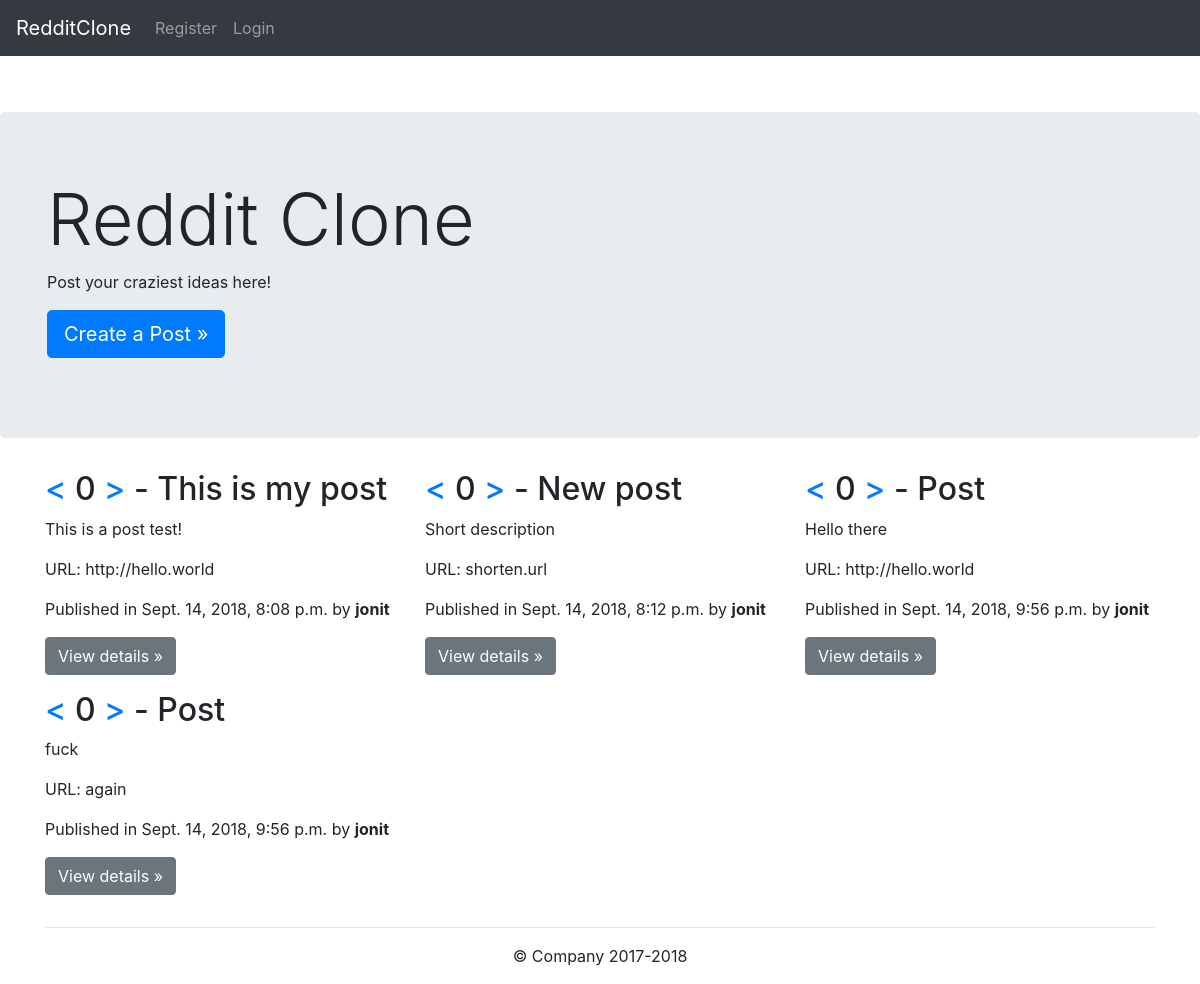
Before: / with the older database file.
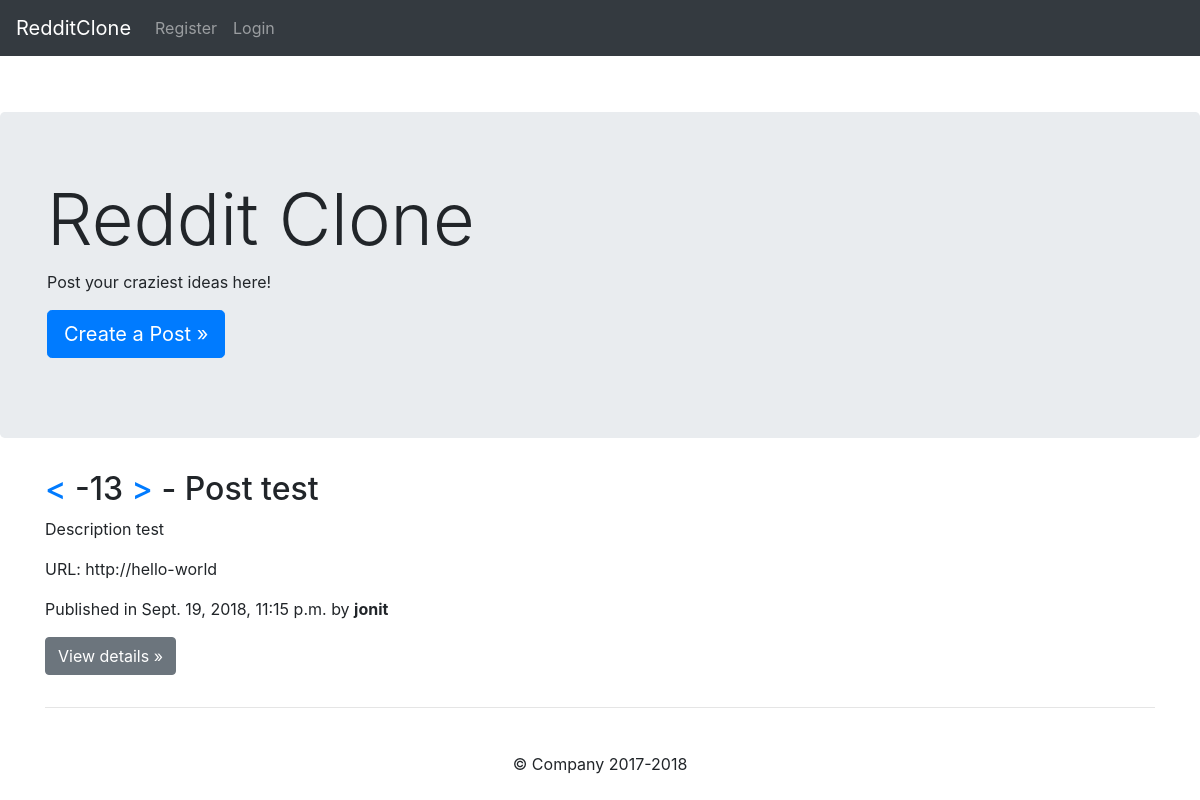
After: the same page with the newer database file.
### posts/models.py (models this page shows)
class Post(models.Model):
    title = models.CharField(max_length=255)
    url = models.CharField(max_length=255)
    description = models.TextField()
    pub_date = models.DateTimeField()
    author = models.ForeignKey(User)
    votes_total = models.IntegerField(default=0)

### redditClone/views.py (the view)
# urls.py: url(r'^$', views.home, name='home'),
def home(request):
    posts = Post.objects.order_by('votes_total')
    return render(request, 'home.html',{
        'posts': posts
    })

### templates/home.html (shortened to what this page needs)
{% extends "base.html" %}
{% block content %}
    <div class="jumbotron">
        <div class="container">
            <h1 class="display-3">Reddit Clone</h1>
            <p>Post your craziest ideas here!</p>
            <p><a class="btn btn-primary btn-lg" href="{% url 'posts:create' %}" role="button">Create a Post &raquo;</a>
            </p>
        </div>
    </div>
    <div class="container">
        <div class="row">
            {% for post in posts %}
                <div class="col-md-4">
                    <h2 data-post-id="{{ post.id }}" data-post-csrf="{{ csrf_token }}"><a href="#" class="downvote">
                        < </a> <span class="votes-total">{{ post.votes_total }} </span><a
                            href="#" class="upvote"> > </a>
                        - {{ post.title }}</h2>
                    <p>{{ post.description }} </p>
                    <p>URL: {{ post.url }} </p>
                    <p>Published in {{ post.pub_date }} by <strong>{{ post.author.username }}</strong></p>
                    <p><a class="btn btn-secondary" href="{% url 'posts:show' post.id %}" role="button">View details
                        &raquo;</a></p>
                </div>
            {% endfor %}
        </div>
        <hr>
    </div>
{% endblock %}

### templates/base.html (shortened to what this page needs)
<!doctype html>
<html lang="en">
<head>
    <link rel="stylesheet" href="https://maxcdn.bootstrapcdn.com/bootstrap/4.0.0/css/bootstrap.min.css"
>
    {% load static %}
    <link rel="stylesheet" href="{% static "css/base.css" %}">
</head>
<nav class="navbar navbar-expand-md navbar-dark fixed-top bg-dark">
    <a class="navbar-brand" href="{% url 'home' %}">RedditClone</a>
    <div class="collapse navbar-collapse" id="navbarsExampleDefault">
        <ul class="navbar-nav mr-auto">
            {% if not user.is_authenticated %}
                <li class="nav-item">
                    <a class="nav-link" href="{% url 'accounts:register' %}">Register</a>
                </li>
                <li class="nav-item">
                    <a class="nav-link" href="{% url 'accounts:login' %}">Login</a>
                </li>
            {% endif %}
        </ul>
    </div>
</nav>
<body>
<main>
    {% block content %}{% endblock %}
</main>
<footer class="container">
    <p>&copy; Company 2017-2018</p>
</footer>
</body>
</html>

### static/css/base.css (style rules this page uses)
main { margin-top: 7rem; min-height: 80vh; }
footer { text-align: center; }

Changed rows visible on the page:
removed Post: votes_total "0", title "This is my post", description "This is a post test!", url "http://hello.world", pub_date "Sept. 14, 2018, 8:08 p.m.", author.username "jonit"
removed Post: votes_total "0", title "New post", description "Short description", url "shorten.url", pub_date "Sept. 14, 2018, 8:12 p.m.", author.username "jonit"
removed Post: votes_total "0", title "Post", description "Hello there", url "http://hello.world", pub_date "Sept. 14, 2018, 9:56 p.m.", author.username "jonit"
removed Post: votes_total "0", title "Post", description "fuck", url "again", pub_date "Sept. 14, 2018, 9:56 p.m.", author.username "jonit"
added Post: votes_total "-13", title "Post test", description "Description test", url "http://hello-world", pub_date "Sept. 19, 2018, 11:15 p.m.", author.username "jonit"
